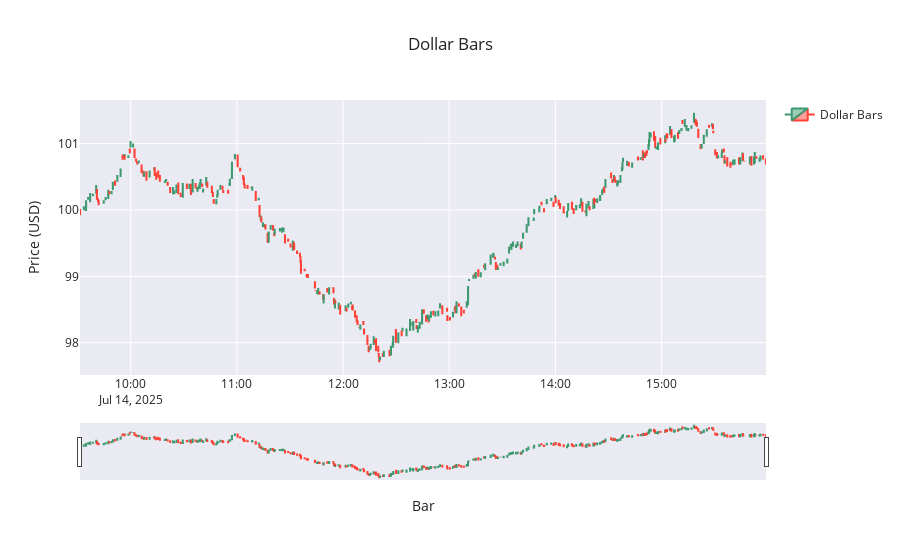

The notebook cell saved with this chart:
### Markdown cell above
### Time Chart

### Code cell
fig = go.Figure(data=[go.Candlestick(
    x=dollar_bars['start_time'],
    open=dollar_bars['open'],
    high=dollar_bars['high'],
    low=dollar_bars['low'],
    close=dollar_bars['close'],
    name='Dollar Bars'
)])

fig.update_layout(
    title=f'Dollar Bars',
    yaxis_title='Price (USD)',
    xaxis_title='Bar',
    xaxis_rangeslider_visible=True, 
    template='seaborn', # other options: plotly, plotly_white, plotly_dark, simple_white
    showlegend=True,
)

### Figure 1 — Plotly figure (JSON) as saved in the notebook; plotly's stock layout.template omitted (floating-point values rounded to 4 significant figures; data arrays with more than 128 entries replaced by an {"elided": "..."} marker saying what was removed)
{"data": [{"close": {"elided": "366 float values"}, "high": {"elided": "366 float values"}, "low": {"elided": "366 float values"}, "name": "Dollar Bars", "open": {"elided": "366 float values"}, "type": "candlestick", "x": {"elided": "366 str values"}}], "layout": {"showlegend": true, "title": {"text": "Dollar Bars"}, "xaxis": {"rangeslider": {"visible": true}, "title": {"text": "Bar"}}, "yaxis": {"title": {"text": "Price (USD)"}}}}
